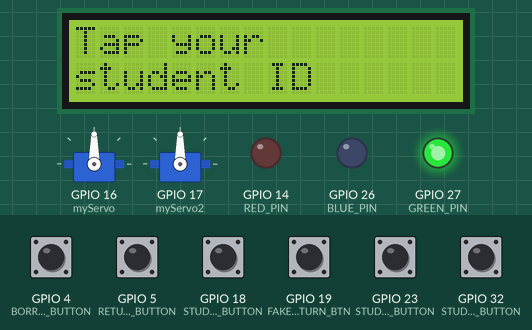
Simulated run of this program. Board: ESP32. Shown: 16×2 character LCD, 2 × servo, output pins drawn as LEDs (lit = HIGH). Inputs (shaded band) come from the test bench; at power-on: GPIO 4 (BORROW_BUTTON), GPIO 5 (RETURN_BUTTON), GPIO 18 (STUDENT_A_BUTTON), GPIO 19 (FAKE_RETURN_BTN), GPIO 23 (STUDENT_B_BUTTON), GPIO 32 (STUDENT_C_BUTTON) HIGH. WiFi joins after 1.5 s; servers stay silent unless stated; the local clock reads 2024-03-15 10:24:30 at power-on unless the program sets it; web services answer with replies made up by the test bench; what the program prints to the serial monitor is not drawn.

Above: at 2.7 s.
2.8 s: GPIO 4 (BORROW_BUTTON) pulled LOW for 0.15 s
At 3.9 s:
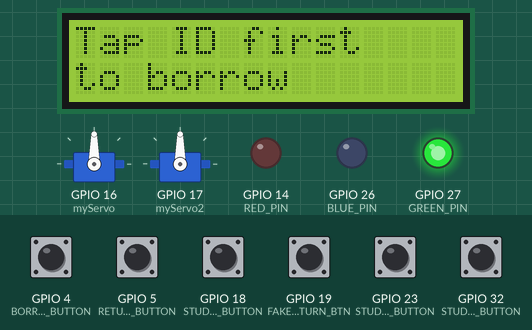
4.4 s: GPIO 5 (RETURN_BUTTON) pulled LOW for 0.15 s
At 5.1 s:
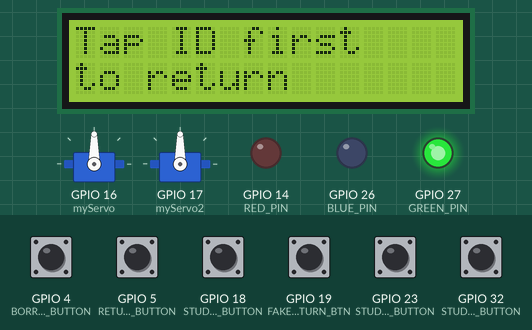
6.0 s: GPIO 18 (STUDENT_A_BUTTON) pulled LOW for 0.15 s
At 6.4 s:
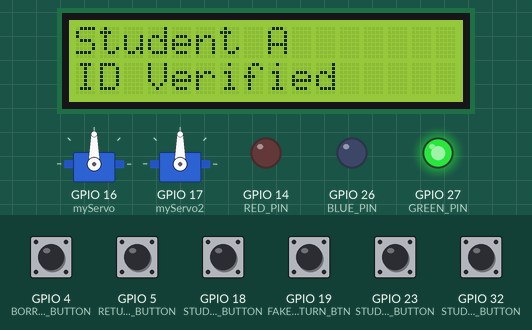
7.6 s: GPIO 4 (BORROW_BUTTON) pulled LOW for 1 s
At 9.02 s:
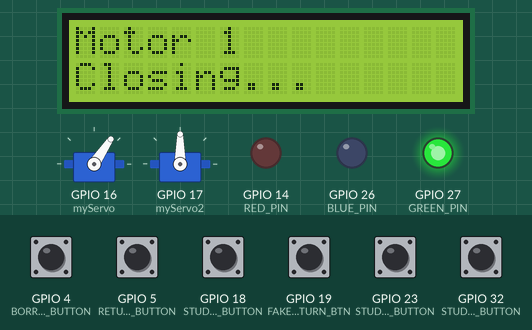
9.2 s: GPIO 19 (FAKE_RETURN_BTN) pulled LOW for 0.15 s
At 10.0 s:
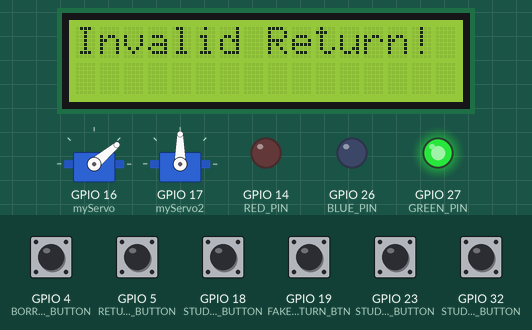
11.7 s: GPIO 23 (STUDENT_B_BUTTON) pulled LOW for 0.15 s
At 13.1 s:
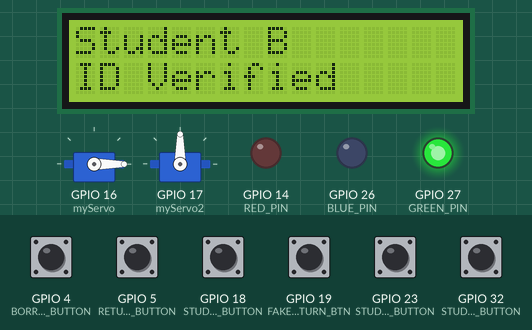
Timing chart, 0 to 14.3 s (numbered marks = the images above; inputs shaded):
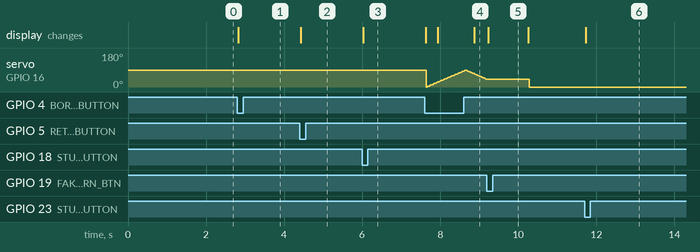

Measured:
- after the input at 2.8 s, the display: changes at once (image 1)
- after the input at 4.4 s, the display: changes at once (image 2)
- after the input at 6.0 s, the display: changes at once (image 3)
- after the input at 7.6 s, the display: first changes at once (image 4 shows a later state)
- after the input at 9.2 s, the display: changes at once (image 5)
- after the input at 11.7 s, the display: changes at once (image 6)

The program:

main.cpp
```cpp
// =============== Smart Umbrella – Borrow/Return + Overdue + WhatsApp (FreeRTOS) ===============
// ===============================================================================================

#include <Wire.h>
#include <LiquidCrystal_I2C.h>
#include "RTClib.h"
#include <ESP32Servo.h>
#include <WiFi.h>
#include <WiFiClientSecure.h>
#include <HTTPClient.h>

// ---------------- WiFi / WhatsApp Config ----------------
#define WIFI_SSID "Wokwi-GUEST"
#define WIFI_PASS ""

const char* DEMO_HOST   = "api.callmebot.com";
String DEMO_PATH_FORMAT = "/whatsapp.php?phone=%s&text=%s&apikey=%s";
String DEMO_PHONE       = "601111973498";   // your phone (E.164 without '+')
String DEMO_APIKEY      = "2245071";       // your CallMeBot API key
String STATION_NAME     = "Station A";

// ---------------- Pins ----------------
#define BORROW_BUTTON     4
#define RETURN_BUTTON     5
#define FAKE_RETURN_BTN   19
#define STUDENT_A_BUTTON  18
#define STUDENT_B_BUTTON  23
#define STUDENT_C_BUTTON  32
#define RED_PIN   14
#define GREEN_PIN 27
#define BLUE_PIN  26

// ---------------- LCD / RTC / SERVO ----------------
LiquidCrystal_I2C lcd(0x27, 16, 2);
RTC_DS3231 rtc;

Servo myServo;
Servo myServo2; // New Servo

bool servo1Available = true;
bool servo2Available = true;

enum ServoState { IDLE, MOVING_ANTICLOCKWISE, MOVING_CLOCKWISE };
ServoState servoState = IDLE;
unsigned long servoMoveStartTime = 0;
const unsigned long MOVING_TIME = 1000; // ms
const int startAngle = 0;
const int stopAngle  = 90;

int activeServo = 1; // Which servo to move (1 or 2)

// ---------------- Loans / Availability ----------------
const int TOTAL_UMBRELLAS = 2;
const String UMBRELLA_ID  = "U0001";
int availableUmbrellas    = TOTAL_UMBRELLAS;

struct Loan {
  String student;
  unsigned long borrowTime;
  int loanId;
  bool overdueNotified;
};
Loan loans[10];
int loanCount = 0;
int nextLoanId = 1;

bool studentVerified = false;
String currentStudent = "";

const unsigned long overdueLimit = 8000; // 10s demo

// ---------------- Deferred Action ----------------
enum ActionType { NONE, BORROW_ACTION, RETURN_ACTION };
ActionType pendingAction = NONE;
String pendingStudent = "";
bool pendingLate = false;
float pendingPenalty = 0.0f;

// ---------------- Logger ----------------
void logWithTime(const char* level, const char* fmt, ...) {
  char buf[256];
  va_list args;
  va_start(args, fmt);
  vsnprintf(buf, sizeof(buf), fmt, args);
  va_end(args);

  String ts = rtc.now().timestamp(DateTime::TIMESTAMP_FULL);
  ts.replace("\r", ""); // sanitize
  Serial.printf("[%s] | %s | %s\r\n", level, ts.c_str(), buf);
}

// ---------------- WiFi / HTTP helpers ----------------
void ensureWiFi() {
  if (WiFi.status() == WL_CONNECTED) return;
  WiFi.mode(WIFI_STA);
  WiFi.begin(WIFI_SSID, WIFI_PASS);
  unsigned long t0 = millis();
  while (WiFi.status() != WL_CONNECTED && millis() - t0 < 15000) {
    delay(50);
  }
}

String urlEncode(const String& s){
  String o; o.reserve(s.length()*3);
  for (char c : s) {
    if (isalnum(c) || c=='-'||c=='_'||c=='.'||c=='~') o += c;
    else if (c==' ') o += "%20";
    else { char b[4]; sprintf(b,"%%%02X",(uint8_t)c); o += b; }
  }
  return o;
}

bool sendWhatsAppGET(const String& message){
  ensureWiFi();
  if (WiFi.status() != WL_CONNECTED) {
    logWithTime("WA", "No WiFi, send aborted");
    return false;
  }

  WiFiClientSecure client;
  client.setInsecure();
  HTTPClient http;

  String enc = urlEncode(message);
  char path[360];
  snprintf(path, sizeof(path), DEMO_PATH_FORMAT.c_str(),
           DEMO_PHONE.c_str(), enc.c_str(), DEMO_APIKEY.c_str());
  String url = String("https://") + DEMO_HOST + String(path);

  if (!http.begin(client, url)) {
    logWithTime("WA", "http.begin failed");
    return false;
  }
  int code = http.GET();
  http.end();
  logWithTime("WA", "Sent to API -> %d", code);
  return code >= 200 && code < 300;
}

// ---------------- FreeRTOS Task ----------------
void sendTask(void *param) {
  String *pMsg = (String*)param;
  String msg = *pMsg;
  delete pMsg;

  sendWhatsAppGET(msg);
  vTaskDelete(NULL);
}

void spawnSendTask(const String& msg) {
  String *copy = new String(msg);
  BaseType_t ok = xTaskCreate(sendTask, "waSend", 8192, (void*)copy, 1, NULL);
  if (ok != pdPASS) {
    logWithTime("WA", "xTaskCreate failed, sending inline");
    sendWhatsAppGET(msg);
  }
}

// ---------------- Message templates ----------------
void notifyBorrow(const String& studentName, const String& umbId){
  String msg = "Hi " + studentName + ", you’ve borrowed an umbrella from " + STATION_NAME +
               ". Please return within 24 hours. (ID: " + umbId + ")";
  spawnSendTask(msg);
}

void notifyOverdue(const String& studentName){
  String msg = "Reminder: The umbrella you borrowed is overdue. Please return it ASAP.";
  spawnSendTask(msg);
}

void notifyReturn(const String& studentName, bool late, float penalty){
  String msg;
  if (late) {
    msg = "Thanks for returning the umbrella, " + studentName +
          ". Penalty RM" + String(penalty, 2) + " will be charged.";
  } else {
    msg = "Thanks for returning the umbrella on time, " + studentName + "!";
  }
  spawnSendTask(msg);
}

// ---------------- UI helpers ----------------
void setLED(bool redOn, bool greenOn, bool blueOn) {
  digitalWrite(RED_PIN,   redOn   ? HIGH : LOW);
  digitalWrite(GREEN_PIN, greenOn ? HIGH : LOW);
  digitalWrite(BLUE_PIN,  blueOn  ? HIGH : LOW);
}

void showLine(const String& l1, const String& l2 = "") {
  lcd.clear();
  lcd.setCursor(0, 0); lcd.print(l1);
  lcd.setCursor(0, 1); lcd.print(l2);
  logWithTime("LCD", "%s | %s", l1.c_str(), l2.c_str());
}

void showIdleScreen() {
  showLine("Tap your", "student ID");
  logWithTime("INFO", "Umbrellas available: %d", availableUmbrellas);
}

// ---------------- Loan helpers ----------------
int findLoanIndexByStudent(const String &student) {
  for (int i = 0; i < loanCount; ++i) if (loans[i].student == student) return i;
  return -1;
}
bool studentHasLoan(const String &student) { return findLoanIndexByStudent(student) != -1; }

void addLoan(const String &student) {
  if (loanCount >= 10) return;
  loans[loanCount].student = student;
  loans[loanCount].borrowTime = millis();
  loans[loanCount].loanId = nextLoanId++;
  loans[loanCount].overdueNotified = false;
  loanCount++;
}
void removeLoanAtIndex(int idx) {
  if (idx < 0 || idx >= loanCount) return;
  for (int i = idx; i < loanCount - 1; ++i) loans[i] = loans[i + 1];
  loanCount--;
}

// ---------------- ID tap handler ----------------
void handleStudent(int studentID) {
  String name;
  switch (studentID) {
    case 1: name = "Student A"; break;
    case 2: name = "Student B"; break;
    case 3: name = "Student C"; break;
    default: name = "Unknown"; break;
  }
  currentStudent = name;
  studentVerified = true;

  if (studentHasLoan(name)) showLine(name, "Already borrowed");
  else                      showLine(name, "ID Verified");

  logWithTime("ID", "%s tapped", name.c_str());
  delay(200);
}

// ---------------- Servo state machine ----------------
void updateServo() {
  if (servoState == IDLE) return;

  unsigned long progress = millis() - servoMoveStartTime;
  Servo *servoPtr = (activeServo == 1) ? &myServo : &myServo2; // select active servo

  if (servoState == MOVING_ANTICLOCKWISE) {
    if (progress <= MOVING_TIME) {
      long angle = map(progress, 0, MOVING_TIME, startAngle, stopAngle);
      servoPtr->write(angle);
    } else {
      servoPtr->write(stopAngle);
      servoState = MOVING_CLOCKWISE;
      servoMoveStartTime = millis();
      showLine("Motor " + String(activeServo), "Closing...");
      logWithTime("SERVO", "Finished opening Servo %d, now closing...", activeServo);
    }
  }
  else if (servoState == MOVING_CLOCKWISE) {
    if (progress <= MOVING_TIME) {
      long angle = map(progress, 0, MOVING_TIME, stopAngle, startAngle);
      servoPtr->write(angle);
    } else {
      servoPtr->write(startAngle);
      servoState = IDLE;
      logWithTime("SERVO", "Cycle complete (Servo %d open + close)", activeServo);

      if (pendingAction == BORROW_ACTION) {
        notifyBorrow(pendingStudent, UMBRELLA_ID);
      } else if (pendingAction == RETURN_ACTION) {
        notifyReturn(pendingStudent, pendingLate, pendingPenalty);
      }
      pendingAction = NONE;

      // Back to idle screen after each action
      showIdleScreen();
    }
  }
}

// ---------------- Arduino setup/loop ----------------
void setup() {
  pinMode(BORROW_BUTTON, INPUT_PULLUP);
  pinMode(RETURN_BUTTON, INPUT_PULLUP);
  pinMode(FAKE_RETURN_BTN, INPUT_PULLUP);
  pinMode(STUDENT_A_BUTTON, INPUT_PULLUP);
  pinMode(STUDENT_B_BUTTON, INPUT_PULLUP);
  pinMode(STUDENT_C_BUTTON, INPUT_PULLUP);

  pinMode(RED_PIN, OUTPUT);
  pinMode(GREEN_PIN, OUTPUT);
  pinMode(BLUE_PIN, OUTPUT);

  lcd.init();
  lcd.backlight();
  Serial.begin(115200);

  myServo.attach(16);
  myServo2.attach(17);

  if (!rtc.begin()) {
    logWithTime("SYS", "Couldn't find RTC");
    while (1) delay(10);
  }

  showIdleScreen();
  setLED(availableUmbrellas == 0, availableUmbrellas > 0, false);

  ensureWiFi();
  logWithTime("SYS", "System ready. Umbrellas available: %d", availableUmbrellas);
}

void loop() {
  updateServo();

  if (digitalRead(STUDENT_A_BUTTON) == LOW) handleStudent(1);
  if (digitalRead(STUDENT_B_BUTTON) == LOW) handleStudent(2);
  if (digitalRead(STUDENT_C_BUTTON) == LOW) handleStudent(3);

  // Borrow
  if (digitalRead(BORROW_BUTTON) == LOW) {
  if (!studentVerified) {
    showLine("Tap ID first", "to borrow");
  } else if (studentHasLoan(currentStudent)) {
    showLine("Already borrowed", "Return first");
  } else if (availableUmbrellas <= 0) {
    showLine("No umbrella", "available");
    delay(1000);
    showIdleScreen();
  } else {
    // Select which servo has umbrella
    if (servo1Available) {
      activeServo = 1;
      servo1Available = false;
    } else if (servo2Available) {
      activeServo = 2;
      servo2Available = false;
    } else {
      showLine("No umbrella", "available");
      delay(1000);
      showIdleScreen();
    }

    addLoan(currentStudent);
    if (availableUmbrellas > 0) availableUmbrellas--;

    showLine("Borrowed by", currentStudent + " M" + String(activeServo));

    logWithTime("BORROW", "%s borrowed %s", currentStudent.c_str(), UMBRELLA_ID.c_str());

    servoState = MOVING_ANTICLOCKWISE;
    servoMoveStartTime = millis();

    pendingAction  = BORROW_ACTION;
    pendingStudent = currentStudent;

    studentVerified = false;
    currentStudent = "";
    setLED(availableUmbrellas == 0, availableUmbrellas > 0, false);
  }
}

  // Return
  if (digitalRead(RETURN_BUTTON) == LOW) {
  if (!studentVerified) {
    showLine("Tap ID first", "to return");
  } else {
    int idx = findLoanIndexByStudent(currentStudent);
    if (idx == -1) {
      showLine("No active loan", "Cannot return");
      logWithTime("WARN", "%s tried to return without active loan", currentStudent.c_str());
    } else {
      unsigned long totalBorrowTime = millis() - loans[idx].borrowTime;
      bool isLate = (totalBorrowTime > overdueLimit);
      float penalty = isLate ? ((totalBorrowTime - overdueLimit) / 1000) * 0.50f : 0.0f;

      // Which servo to open for returning?
      // Free one that was locked: simple logic (first free one)
      if (!servo1Available) { activeServo = 1; servo1Available = true; }
      else if (!servo2Available) { activeServo = 2; servo2Available = true; }

      if (isLate) {
        char buf[17];
        snprintf(buf, sizeof(buf), "Penalty RM%.2f", penalty);
        showLine("Late return!", buf);
      } else {
        showLine("Thanks for", "returning on time!");
        showLine("Returning...", "Motor " + String(activeServo));
      }

      servoState = MOVING_ANTICLOCKWISE;
      servoMoveStartTime = millis();

      pendingAction  = RETURN_ACTION;
      pendingStudent = currentStudent;
      pendingLate    = isLate;
      pendingPenalty = penalty;

      removeLoanAtIndex(idx);
      if (availableUmbrellas < TOTAL_UMBRELLAS) availableUmbrellas++;

      studentVerified = false;
      currentStudent = "";
      setLED(availableUmbrellas == 0, availableUmbrellas > 0, false);
    }
  }
}

  // Fake return
  if (digitalRead(FAKE_RETURN_BTN) == LOW) {
    showLine("Invalid Return!");
    logWithTime("WARN", "Invalid return attempted");
    delay(1000);
    showIdleScreen();
  }

  // Overdue scan
  for (int i = 0; i < loanCount; ++i) {
    unsigned long age = millis() - loans[i].borrowTime;
    if (age > overdueLimit && !loans[i].overdueNotified) {
      notifyOverdue(loans[i].student);
      loans[i].overdueNotified = true;
      logWithTime("OVERDUE", "Reminder queued for %s", loans[i].student.c_str());
    }
  }

  delay(5);
}
```
